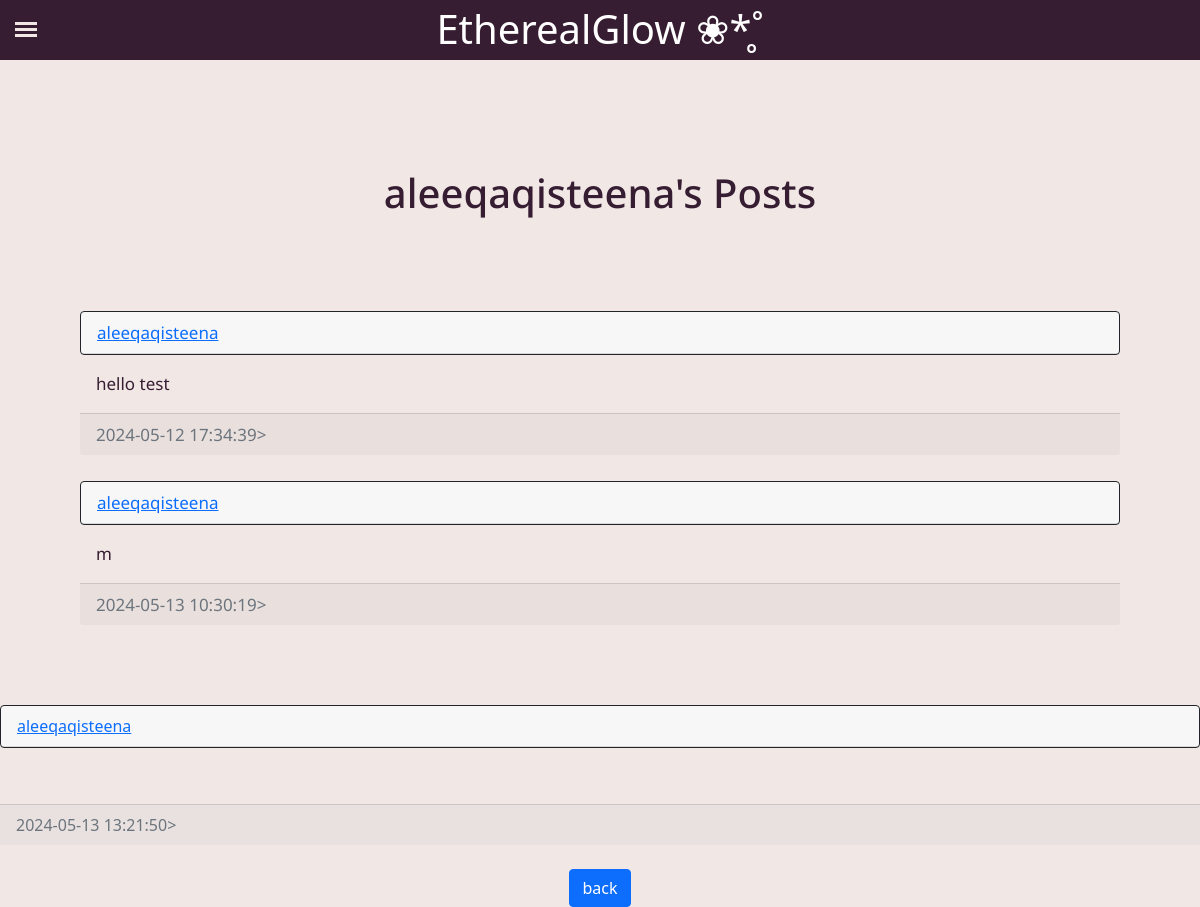
/posts/aleeqaqisteena (signed in), run on the app's committed database.
### website/models.py (models this page shows)
class User(db.Model, UserMixin):
    id = db.Column(db.Integer, primary_key=True)
    email = db.Column(db.String(150), unique=True)
    username = db.Column(db.String(150), unique=True)
    password = db.Column(db.String(150))
    date_created = db.Column(db.DateTime(timezone=True), default=func.now())
    posts = db.relationship('Post', backref='user', passive_deletes=True)
    feedbacks = db.relationship('Feedback', backref='author', passive_deletes=True)

class Post(db.Model):
    id = db.Column(db.Integer, primary_key=True)
    text = db.Column(db.Text, nullable=False)
    date_created = db.Column(db.DateTime(timezone=True), default=func.now())
    author = db.Column(db.Integer, db.ForeignKey('user.id', ondelete="CASCADE"), nullable=False)

### website/views.py (the view)
@views.route("/posts/<username>")
@login_required
def posts(username) :
    user = User.query.filter_by(username=username).first()
    if not user :
        flash ("User is not exist.", category="error")
        return redirect(url_for('views.blog'))
    posts = Post.query.filter_by(author=user.id).all()
    return render_template("posts.html", user=current_user, posts=posts, username=username)

### website/__init__.py (called while the page is built)
def create_app():
    app = Flask(__name__)
    app.config['SECRET_KEY'] = "helloworld"
    app.config['SQLALCHEMY_TRACK_MODIFICATIONS'] = False
    app.config['SQLALCHEMY_DATABASE_URI'] = f'sqlite:///{DB_NAME}'
    app.config['UPLOAD_FOLDER'] = 'C:\\Users\\12211\\Documents\\Mini It Project\\EtherealGlow\\website\\static\\uploads'
    db.init_app(app)
    bcrypt.init_app(app)
    from website.views import views
    from website.auth import auth
    app.register_blueprint(views, url_prefix="/")
    app.register_blueprint(auth, url_prefix="/")
    from website.models import User, Post, Feedback
    create_database(app)
    login_manager = LoginManager()
    login_manager.login_view = "auth.login"
    login_manager.init_app(app)
    @login_manager.user_loader
    def load_user(id):
        return User.query.get(int(id))
    return app

### website/templates/posts.html (shortened to what this page needs)
{% extends "posts_div.html" %}
{% block header %}
{{username}}'s Posts
{% endblock %}
{% block footer %}
<div align="center">
    <a href="/Blog"><button type="button" class="btn btn-primary btn">back</button></a>
</div>
{% endblock %}

### website/templates/posts_div.html (shortened to what this page needs)
{% extends "base.html"  %}
{%  block  content %}
<h1 class="title" align="center">{% block header %}Posts{% endblock %}</h1>
<br />
<div id="posts">
    {% for post in posts %}
        <div class="card border-dark">
            <div
             class="card-header d-flex justify-content-between align-items-center ">
            <a href="/posts/{{post.user.username}}">{{post.user.username}}</a>
            </div>
            </div>
        <div class="card-body">
            <div class="card-text">{{post.text}}</div>
        </div>
        <div class="card-footer text-muted">{{post.date_created}}></div>
        </div>
    <br />
    {%endfor %}
{% block footer %}{% endblock %}
{% endblock %}

### website/static/styles.css (style rules this page uses)
* { margin: 0; padding: 0; box-sizing: border-box; }
h1 { text-align: center; color: white; margin-top: 5px; }
body { background: #f1e8e6; color: #f1e8e6; }
.title { text-align: center; padding-bottom: 60px; padding-top: 20px; color: #361d32; font-size: 40px; }

### data on the page
User: username "aleeqaqisteena"
Post: user.username "aleeqaqisteena", text "hello test", date_created "2024-05-12 17:34:39"
Post: user.username "aleeqaqisteena", text "m", date_created "2024-05-13 10:30:19"
Post: user.username "aleeqaqisteena", date_created "2024-05-13 13:21:50"
